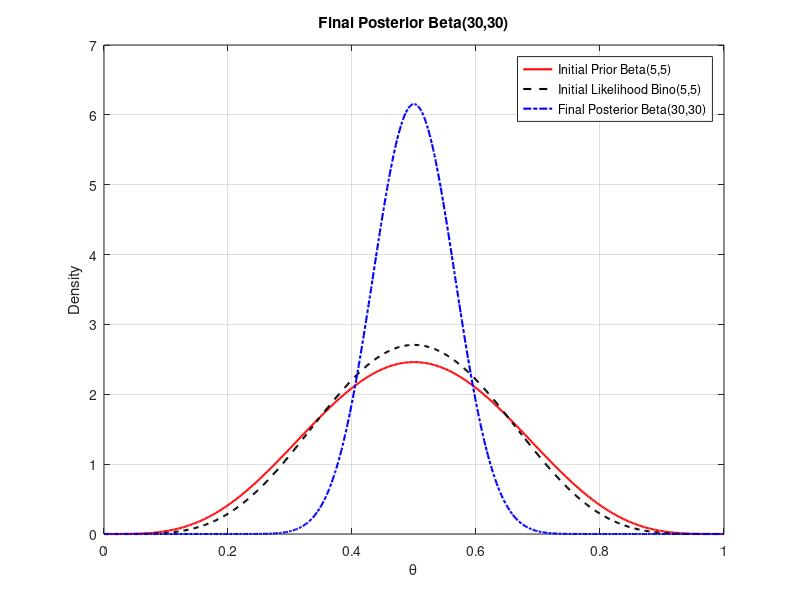

The MATLAB script that drew this image:
clc; clear all; close all;

% Initial prior
a_prior = input('Enter the initial prior hyperparameter a: '); a_prior_initial = a_prior;
b_prior = input('Enter the initial prior hyperparameter b: '); b_prior_initial = b_prior;
N1 = input('Enter the number of heads (successes): ');
N0 = input('Enter the number of tails (failures): ');
M = input('Enter number of updates (M): ');

% Range for theta
theta = linspace(0, 1, 500);

% Initial Prior & Likelihood
prior_initial = betapdf(theta, a_prior_initial, b_prior_initial);
likelihood_initial = betapdf(theta, N1+1, N0+1);

% Loop through M updates
for i = 1:M

    % Posterior update
    a_post = a_prior + N1;
    b_post = b_prior + N0;

    % Use this posterior as new prior for next iteration
    a_prior = a_post;
    b_prior = b_post;
end

% Final posterior
posterior = betapdf(theta, a_post, b_post);

% Plot final posterior
figure;
plot(theta, prior_initial, 'r-', 'LineWidth', 1.5); hold on;
plot(theta, likelihood_initial, 'k--', 'LineWidth', 1.5);
plot(theta, posterior, 'b-.', 'LineWidth', 1.5); 
xlabel('\theta'); ylabel('Density');
title(sprintf('Final Posterior Beta(%d,%d)', a_post, b_post));
legend(sprintf('Posterior Beta(%d,%d)', a_post, b_post));
legend(sprintf('Initial Prior Beta(%d,%d)', a_prior_initial, b_prior_initial), ...
       sprintf('Initial Likelihood Bino(%d,%d)', N1, N0), ...
       sprintf('Final Posterior Beta(%d,%d)', a_post, b_post));
grid on;

